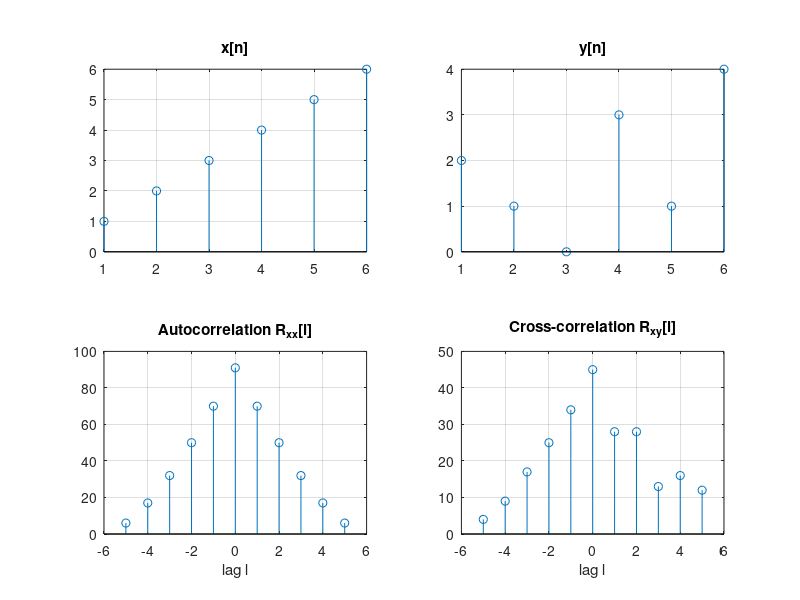

This figure's MATLAB source: (Note: this script raises an error after producing the figure.)
% Experiment 4: Autocorrelation and cross-correlation of sequences
clc; clear; close all;
x = [1 2 3 4 5 6];
y = [2 1 0 3 1 4];
% Using conv with the time-reversed sequence (no toolbox needed)
rxx = conv(x, fliplr(x));
rxy = conv(x, fliplr(y));       % lag convention: sum x[n+l] y[n]
lags = -(length(x)-1):(length(x)-1);
disp('Autocorrelation Rxx ='); disp(rxx)
disp('Cross-correlation Rxy ='); disp(rxy)
fprintf('Rxx peak at lag %d (value = energy = %d)\n', lags(rxx == max(rxx)), sum(x.^2));

f = figure('Position', [100 100 900 650]);
subplot(2,2,1); stem(x); grid on; title('x[n]');
subplot(2,2,2); stem(y); grid on; title('y[n]');
subplot(2,2,3); stem(lags, rxx); grid on; title('Autocorrelation R_{xx}[l]'); xlabel('lag l');
subplot(2,2,4); stem(lags, rxy); grid on; title('Cross-correlation R_{xy}[l]'); xlabel('lag l');
save_fig(f, 'exp04_correlation.png');
